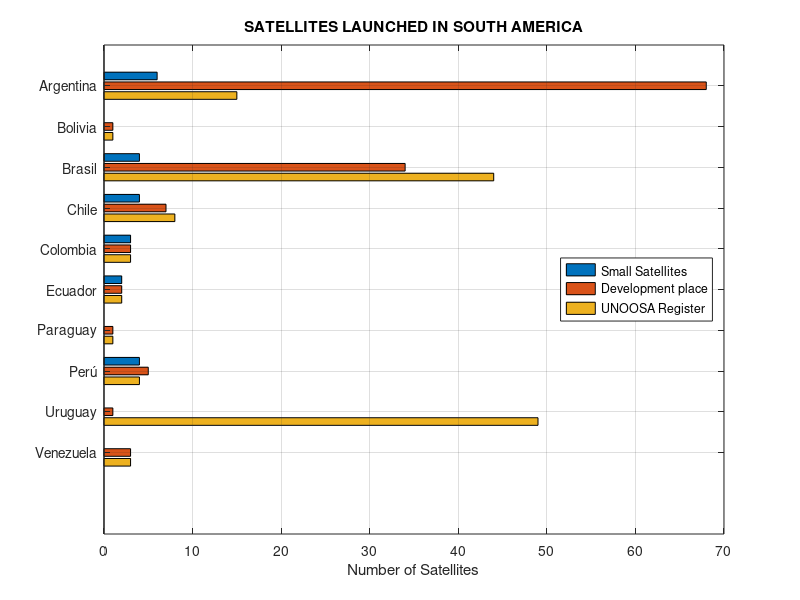

Reproduce this figure in MATLAB.
% --- Código de MATLAB para replicar el gráfico ---

% 1. Definir los datos (valores estimados de la imagen)
% Cada fila es un país, cada columna es una serie de datos
% Columnas: [Small Satellites, Development place, UNOOSA Register]
data = [ ...
    6, 68, 15;  % Argentina
    0,  1,  1;  % Bolivia
    4, 34, 44;  % Brasil
    4,  7,  8;  % Chile
    3,  3,  3;  % Colombia
    2,  2,  2;  % Ecuador
    0,  1,  1;  % Paraguay
    4,  5,  4;  % Perú
    0,  1, 49;  % Uruguay
    0,  3,  3   % Venezuela
];

% 2. Definir las etiquetas para el eje Y (los países)
% El orden es de abajo hacia arriba, como los dibuja MATLAB
categories = {'Argentina', 'Bolivia', 'Brasil', 'Chile', ...
              'Colombia', 'Ecuador', 'Paraguay', 'Perú', ...
              'Uruguay', 'Venezuela'};

% 3. Create the horizontal bar chart
figure; % Creates a new figure window
b = barh(data, 'grouped');

% 4. Adjust labels and title
% Assigns the country labels to the Y-axis
set(gca, 'YTickLabel', categories);

% Title and X-axis label
title('SATELLITES LAUNCHED IN SOUTH AMERICA');
xlabel('Number of Satellites');

% 5. Add the legend
legend('Small Satellites', 'Development place', 'UNOOSA Register', ...
       'Location', 'east'); % Moves the legend to the east (right)

% 6. Optional: Invert the Y-axis so Venezuela is at the top
% (Just like in your original image)
set(gca, 'YDir', 'reverse');

% 7. Optional: Add the grid
grid on;

% --- End of code ---